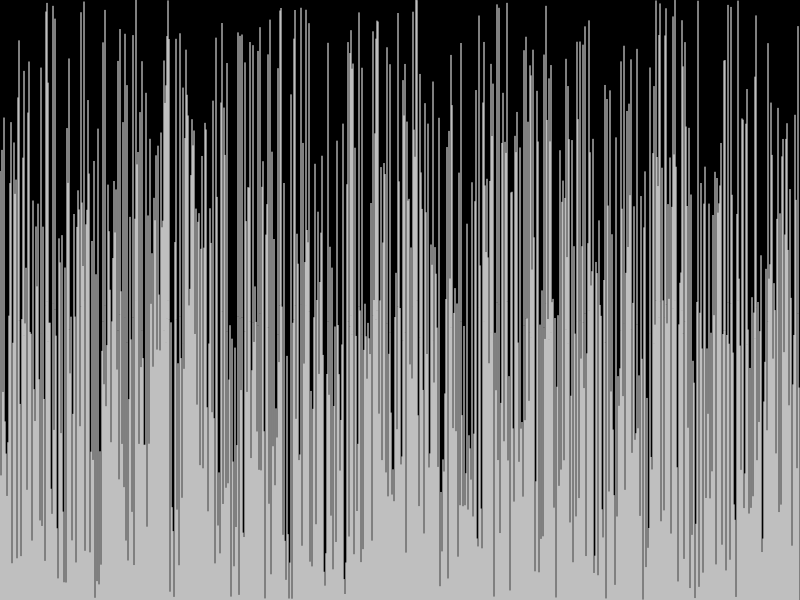
Frame 1 (no input)
Frame 60 (no input): identical to frame 1, image omitted
Frame 120 (the mouse pressed at the canvas centre since frame 60): identical to frame 1, image omitted

The p5.js sketch that drew this single still picture (run headless with seeded random() and noise() and a simulated clock; from frame 60 on, the mouse is pressed at the canvas centre):

// p5.js sketch
// ── sketch.js
let canvasWidth = 800, canvasHeight = 600
let unsorted = []

function setup() {
    createCanvas(canvasWidth, canvasHeight)
    unsorted = new Array(canvasWidth)
    resetArray()
}

function draw() {
    background(0);

    for(let i = 0; i < unsorted.length; i++) {
        stroke("white")
        line(i, canvasHeight, i, canvasHeight - unsorted[i]);
    }
}

function resetArray() {
    for(let i = 0; i < unsorted.length; i++)
        unsorted[i] = random(canvasHeight)
}
